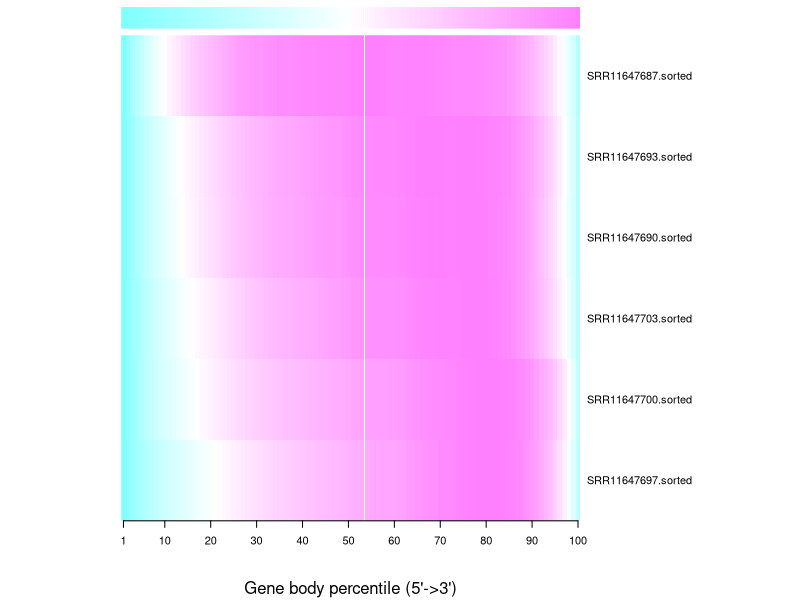
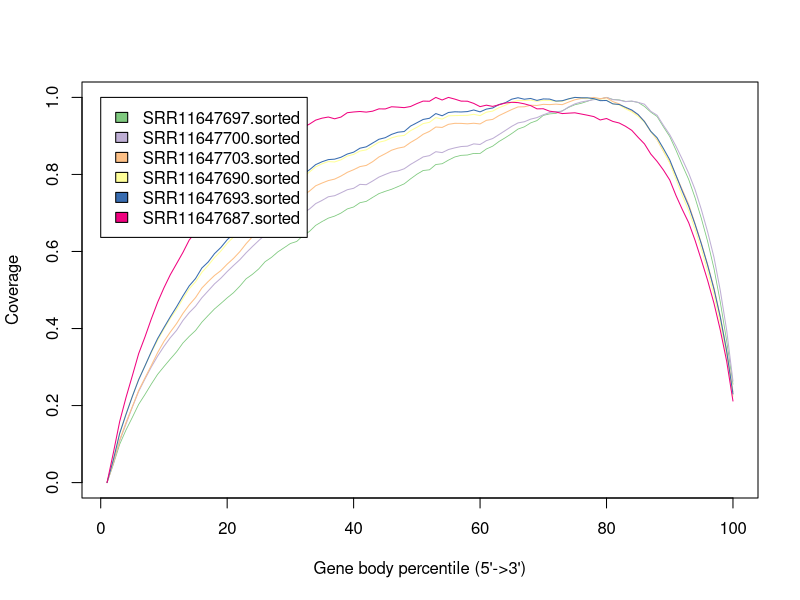

Reproduce these figures in R, in order.
SRR11647697.sorted <- c(0.0,0.04713020016475635,0.09947621829337056,0.13659614995400496,0.1692966311589872,0.20309351378463758,0.2287437903302776,0.25572179731990013,0.2810512254176953,0.30117092761076886,0.32067143968218403,0.3395686686752411,0.3622994951036767,0.3795742056801006,0.3948317677869512,0.4164528241093917,0.43396089439550867,0.45094589371522875,0.4649737059958723,0.47960615514579313,0.492979071069285,0.5099320870785395,0.5291897629038274,0.5407895511709276,0.5549087443386156,0.5734844479883682,0.5846181937315419,0.59878646182005,0.6096817711375837,0.6207584884382871,0.6260012129966636,0.6412916045333042,0.651886033819051,0.6678230297434634,0.6776613668008499,0.6865984175537946,0.6918831096306656,0.6996939755627202,0.7104792893680707,0.7155067611702981,0.7266103850655201,0.730107734681348,0.7403312252552403,0.750236913410856,0.7561844553665288,0.7614874236208086,0.7683692505345782,0.775612539623768,0.7885028290845734,0.8004564644531734,0.8102362500533055,0.8120577757350577,0.8257799697156971,0.8277917030215937,0.8372132416997387,0.8453534172728829,0.8495743681350109,0.8504485786210692,0.8546275619647026,0.8544300777143677,0.8661339386583796,0.8734870540358877,0.8856534038026633,0.895433866298255,0.9060978465924744,0.9178050920137844,0.923603209296753,0.9338165464387514,0.9398468388643589,0.9533040282725695,0.9571597940342496,0.9585736594254647,0.9653857661068966,0.9741156868492074,0.980962822870673,0.9847043625235475,0.9900169765381265,0.9959115514240865,0.9959721335677196,1.0,0.9947767361860866,0.9935128031391703,0.9897533257566168,0.9900536981168091,0.987007160877067,0.9766156310053319,0.9618178501394066,0.9503459951141686,0.923640946218625,0.8983485781472423,0.8625039175324724,0.8238614787593589,0.7869370006626807,0.7397866628580015,0.6858392792958663,0.6256737648180877,0.5556694056113279,0.4684097965726075,0.368198639033989,0.25532412123739195)
SRR11647700.sorted <- c(0.0,0.05122988782637941,0.10850996874546631,0.15231306537643274,0.19592317554871228,0.23672966962997793,0.2690399300380622,0.30017836276006565,0.3282887046513214,0.35353824927861893,0.3760689836761274,0.39529344856369975,0.42082851269644195,0.44123079383888314,0.45788538999781514,0.47986633514465,0.4978254734011922,0.5159283373086483,0.5305956945281288,0.5477925459318397,0.5635894244966076,0.5785904029514758,0.5966078814587922,0.6129371631067845,0.6284585675073008,0.6431266974453345,0.6499096209062095,0.6659640079288651,0.6752424259576253,0.6862243020371372,0.687824408981385,0.6997383768158162,0.7099993064850985,0.7242826225835883,0.7325516770020993,0.742040081297719,0.7448139477244308,0.7523321128887716,0.7603015456882402,0.7640310717857468,0.7742419679287028,0.7733987388074133,0.7828828931509898,0.7930812326174547,0.7999864387893896,0.8062568566697879,0.8090554500902052,0.8147096249243461,0.8260427015863332,0.8356601498803542,0.8455144364109619,0.8488133650946416,0.8590205908244695,0.8566987647514387,0.864703742604359,0.8689915578566255,0.8724386553229008,0.873383883293226,0.8793680089496263,0.8777926289990842,0.8877937320548189,0.8932777156275953,0.9036769619179184,0.9141631390454878,0.9248898248227722,0.9337880653233084,0.9368149970762262,0.9435809207289286,0.9475965458707949,0.9548815432116772,0.9608021127670684,0.9628106014667357,0.9643069709452029,0.975189745870254,0.9832397345789041,0.9881142363927643,0.9910642826496288,0.9942177470656496,0.9958217176026639,1.0,0.9940463967264551,0.9929052846028681,0.9890482599440668,0.9905724472904527,0.9870801457888094,0.9823810510865485,0.9639949858293076,0.9536724318553996,0.9276011010466666,0.9033543519219153,0.8729843878011695,0.8389697034441418,0.803032108967225,0.7609118001657095,0.7088475694814035,0.6505884541552843,0.5846415619423749,0.4981938669714784,0.3960870305179397,0.2633007561630583)
SRR11647703.sorted <- c(0.0,0.05159046116756625,0.1104039016643238,0.15599414106512433,0.19693997632103244,0.2390602812145665,0.27171096636656616,0.30402148991497746,0.3374168821738866,0.36640269267776215,0.3906366136930247,0.4127921866560791,0.43908728668362107,0.46142241918926363,0.4802718789010384,0.5051149431454397,0.5220833199200209,0.5377472073483491,0.5503523230068712,0.5671073386915045,0.5820429726761883,0.5994573868005851,0.6203018531832473,0.6383402546025546,0.655237272554932,0.6734652487901193,0.6826281507870932,0.7012703301105615,0.7144624123216476,0.7276096046470868,0.7307577984998551,0.745823452193166,0.7565601828502753,0.7705456177814024,0.7776239121803608,0.7840814384793954,0.7879253361376098,0.7958273867648163,0.805466729619813,0.8123146727330608,0.8203558641213565,0.8234266184502795,0.8330137388088263,0.8453321672693715,0.8537981135517378,0.862936692742146,0.8682421049242952,0.8714215965061004,0.8830484345770157,0.8925738536983185,0.9043827551301449,0.9118119417826471,0.9231288429140153,0.9220586394251233,0.930123795931653,0.9326816251927046,0.932538549859965,0.9314511773311442,0.9329071476859353,0.931141598079929,0.9404629560079121,0.9429329727834949,0.9528194782757992,0.9606623314840846,0.9684395488834758,0.9752771190351,0.9756882817725603,0.9797421424815701,0.9790965150425828,0.9819968308813798,0.9813166865183691,0.9825190558458793,0.9811945359530426,0.9878568388220608,0.9938776276679079,0.9972851455612667,0.9969578607376248,1.0,0.9968049489757594,0.9989575173568263,0.9891423706867258,0.9832338959770793,0.9723279787390056,0.9652707879516262,0.9543621880510635,0.9376406162254581,0.911490201128149,0.8900839852203182,0.8604616683299174,0.8319220740200234,0.7967954702349654,0.7598385752558365,0.7221305347798249,0.6724343910177306,0.6213815354129333,0.56558394408616,0.5050900838063761,0.4307721060331291,0.34373061776351793,0.23562146559217093)
SRR11647690.sorted <- c(0.0,0.06065817937848872,0.12847612389143595,0.1790821333587352,0.2238856930726739,0.2686182999825754,0.302958869129905,0.3375728613756651,0.3694669307992598,0.39894429283672644,0.42597437114157377,0.4495063978064999,0.4772616843294068,0.5032862712400257,0.5213004433766243,0.5458550136290145,0.5640542118623288,0.5841916760600732,0.601159588340455,0.621064397901757,0.6375276044628138,0.654024131401457,0.6759614839955367,0.6921083429717425,0.7082438338191248,0.7276149293323791,0.7355451791979707,0.7526516650486683,0.7641581714403988,0.7760741264720011,0.7787709210320771,0.7930669310344625,0.8060842225464099,0.8196726645306345,0.8275239255011237,0.8334435845827005,0.8324041848042222,0.8379582997434527,0.847707646223047,0.8519979388406429,0.8607510060304003,0.8637900204685119,0.8737698655601165,0.8837189383030088,0.8875000171501943,0.8949922020516337,0.8995020171568584,0.9012013564137709,0.9136373053379441,0.9223211837436542,0.9320040854702966,0.935322991080135,0.9475507856455029,0.943669941667779,0.9522356307341675,0.9528108972530877,0.9531546851488921,0.9535029810957818,0.9560925624409176,0.9527334763757543,0.9616164930380992,0.9645014497304284,0.9733877984305318,0.9796381132590994,0.9873645208147499,0.9919986013281502,0.9917800588516269,0.9927698700681676,0.9898535530204629,0.9924170660701928,0.9922947606842281,0.9895036890558043,0.9900750355303026,0.9957193114912378,1.0,0.9989856885058221,0.9977924269837826,0.9961458123243453,0.9927365496905811,0.9928712032164748,0.9834440843883643,0.9805567756693819,0.970602606868741,0.9620917984242597,0.9507391537760906,0.9356354186205638,0.911111620716886,0.8920578527995879,0.8619472075857564,0.829363994352784,0.787004386333706,0.7444334879202851,0.7057926300420836,0.6578187344018982,0.6062509420356752,0.5489073562181607,0.48699966268017747,0.41459075814247126,0.33053618563605563,0.22387608896384015)
SRR11647693.sorted <- c(0.0,0.059171107238451134,0.12765755575458665,0.1771122746873024,0.22367545407382808,0.266983579553346,0.3029332065224536,0.33979523929552136,0.3738533722529946,0.4024008713675475,0.43020533798357363,0.45645134156422823,0.48452120414703587,0.5107761622219034,0.5298189420322243,0.5571015712089006,0.5727515503182561,0.5945204973135565,0.6103886231436333,0.6303417130252263,0.6461492531285002,0.6627392636090689,0.6826767307560775,0.6986848896339536,0.7151575390839857,0.7341700260309052,0.7424317853299093,0.7594864769037873,0.7705951937990699,0.7833180059065368,0.7864896115483254,0.8004734831705997,0.8118232093250197,0.8255413039382056,0.8329396213696909,0.8385197954336271,0.8397109336851116,0.8446802969310281,0.8530043566472164,0.8578376877895564,0.8681153514134098,0.871708580367824,0.8814522131985053,0.8912962506770645,0.895409411859294,0.9040386864633387,0.9096430567137654,0.9114149034410216,0.925537093420714,0.9340840628864603,0.9428087885883926,0.9458281678285599,0.9580624836985338,0.9523375135579616,0.96086866976797,0.9626488994259789,0.9621731681057683,0.9631995055595025,0.9673877320761985,0.9624867659243772,0.9696252125025315,0.9725430439679003,0.9815619343307878,0.9861475879736189,0.995362334082272,0.9991561818112884,0.9952625009978545,0.9972530660092925,0.9922465511384496,0.9960331590636342,0.9956284921336673,0.990519667403412,0.9913244287556625,0.9962936014804256,1.0,0.9990397733865192,0.9989523241770772,0.9966439698816539,0.9915614370705772,0.9920144963735251,0.9832417593409187,0.9816265210018136,0.9743922422834647,0.9672774203283403,0.9555729437861621,0.9372741490801353,0.9118864432958559,0.8952347039615635,0.867293824199654,0.8379608063693508,0.7972468169154587,0.7559685038049933,0.7175333378677368,0.6707331501662964,0.6196936762790304,0.5638785991589254,0.5021413625044082,0.4291906223202009,0.34107401727760134,0.2300133307651082)
SRR11647687.sorted <- c(0.0,0.07729471304013491,0.15855863548598725,0.22098181998038377,0.2773138906697799,0.33473082726974945,0.37815462675479977,0.424854487985285,0.46809724318074286,0.5056242715067084,0.5395192154249735,0.5684088446667992,0.5974407896517324,0.6297914911050327,0.6504464048243637,0.6823685259168634,0.6997350127524238,0.7229147477371797,0.739512262950966,0.7600799207884572,0.7788317697265952,0.795134154751806,0.8172682189814672,0.8360888927461899,0.8547663175498175,0.8750598426034543,0.8809696788143652,0.895064070080938,0.9028137455543828,0.9144274101054443,0.9114464785485847,0.9222214134332997,0.9305606493704045,0.9410369544990905,0.9461122605245992,0.949094825212937,0.9444548653786392,0.948971873743072,0.9602759432267505,0.9621876402743288,0.9634341862012522,0.9618309176985724,0.9642197224423061,0.9702511102961008,0.9700110399687932,0.9756929376862353,0.9747622860481111,0.973453447820516,0.9763531894124553,0.9839190209423448,0.9904485138970157,0.9900199335362149,0.9999605715400243,0.9932586665621462,1.0,0.9955991772750221,0.9903593915792008,0.9901347193486885,0.9844320575310225,0.9760412613001033,0.9798478574714832,0.9766828486665715,0.9808823296107267,0.9854037707606007,0.9872716065627621,0.9865280651311498,0.9833390259630577,0.9786971996927847,0.9702879724066106,0.9705824026816952,0.96423372071212,0.9620156948601153,0.9580681827726093,0.9591210859671078,0.960020008193654,0.9569065596825566,0.9537123878155327,0.9501712921616221,0.9414464038911458,0.9452266366543762,0.937680402702226,0.9335740102523328,0.9250763605618345,0.9143996468703135,0.8963064165269172,0.879356144913822,0.8530608616774966,0.8338664341087442,0.8114549708322718,0.785595500396151,0.744829972348751,0.708537824724864,0.6746232832288596,0.6292411257968515,0.5777914183140297,0.5244449452714312,0.46532418593061897,0.39575208504228876,0.3154267465874551,0.21174926112465833)
data_matrix <- matrix(c(SRR11647697.sorted,SRR11647700.sorted,SRR11647703.sorted,SRR11647690.sorted,SRR11647693.sorted,SRR11647687.sorted), byrow=T, ncol=100)
rowLabel <- c("SRR11647697.sorted","SRR11647700.sorted","SRR11647703.sorted","SRR11647690.sorted","SRR11647693.sorted","SRR11647687.sorted")


pdf("/home/genetics/HW1/mapped_data_quality/coverage_output.geneBodyCoverage.heatMap.pdf")
rc <- cm.colors(ncol(data_matrix))
heatmap(data_matrix, scale=c("none"),keep.dendro=F, labRow = rowLabel ,Colv = NA,Rowv = NA,labCol=NA,col=cm.colors(256),margins = c(6, 8),ColSideColors = rc,cexRow=1,cexCol=1,xlab="Gene body percentile (5'->3')", add.expr=x_axis_expr <- axis(side=1,at=c(1,10,20,30,40,50,60,70,80,90,100),labels=c("1","10","20","30","40","50","60","70","80","90","100")))
dev.off()


pdf("/home/genetics/HW1/mapped_data_quality/coverage_output.geneBodyCoverage.curves.pdf")
x=1:100
icolor = colorRampPalette(c("#7fc97f","#beaed4","#fdc086","#ffff99","#386cb0","#f0027f"))(6)
plot(x,SRR11647697.sorted,type='l',xlab="Gene body percentile (5'->3')", ylab="Coverage",lwd=0.8,col=icolor[1])
lines(x,SRR11647700.sorted,type='l',col=icolor[2])
lines(x,SRR11647703.sorted,type='l',col=icolor[3])
lines(x,SRR11647690.sorted,type='l',col=icolor[4])
lines(x,SRR11647693.sorted,type='l',col=icolor[5])
lines(x,SRR11647687.sorted,type='l',col=icolor[6])
legend(0,1,fill=icolor[1:6], legend=c('SRR11647697.sorted','SRR11647700.sorted','SRR11647703.sorted','SRR11647690.sorted','SRR11647693.sorted','SRR11647687.sorted'))
dev.off()
